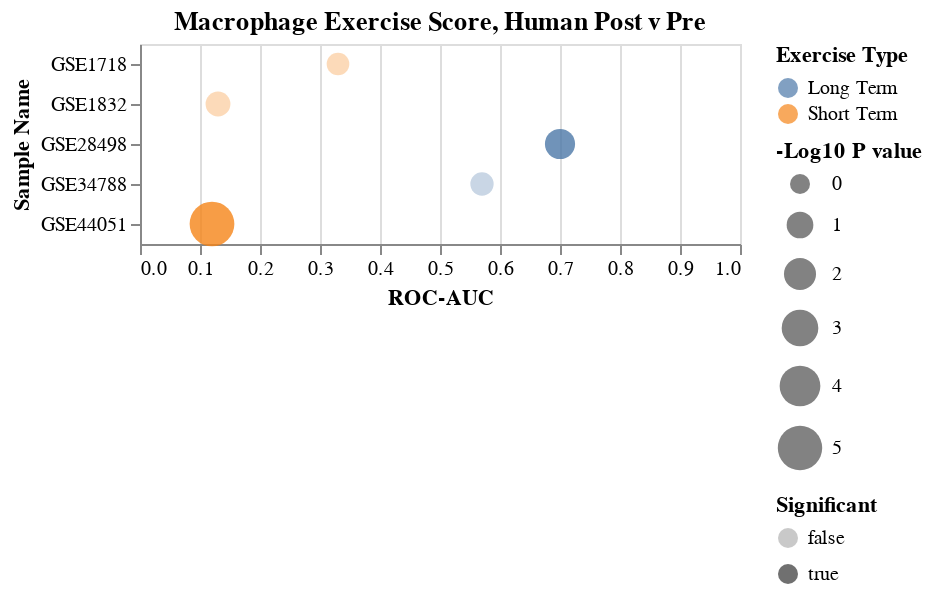

Notebook source saved alongside this figure:
### Markdown cell above
## Figure 4 C

### Code cell
humanDf=['GSE1718','GSE1832','GSE28498','GSE34788','GSE44051']
saveName='MacrophageExerciseDotPlot_Human_log10Pval.svg'
title='Macrophage Exercise Score, Human Post v Pre'
save=True
dfIn=df.loc[humanDf]

chart=makeDotPlot(dfIn,saveName=saveName,title=title,rev=False,save=save)
chart

### Figure 1 — Vega-Lite specification as saved in the notebook (floating-point values rounded to 4 significant figures)
{"config": {"view": {"continuousWidth": 300, "continuousHeight": 300}}, "data": {"name": "data-33f3d92a810b59130e9770045fe192d6"}, "mark": {"type": "circle"}, "encoding": {"color": {"field": "Exercise Type", "type": "nominal"}, "opacity": {"field": "Significant", "type": "nominal"}, "size": {"field": "-Log10 P value", "scale": {"range": [100, 500], "reverse": false}, "type": "quantitative"}, "x": {"field": "ROC-AUC", "scale": {"domain": [0, 1]}, "type": "quantitative"}, "y": {"field": "Sample Name", "type": "nominal"}}, "title": "Macrophage Exercise Score, Human Post v Pre", "$schema": "https://vega.github.io/schema/vega-lite/v5.8.0.json", "datasets": {"data-33f3d92a810b59130e9770045fe192d6": [{"Sample Name": "GSE1718", "Num Samples": 6, "ROC-AUC": 0.33, "Pval": 0.435, "Exercise Type": "Short Term", "-Log10 P value": 0.3615, "Significant": false}, {"Sample Name": "GSE1832", "Num Samples": 8, "ROC-AUC": 0.13, "Pval": 0.203, "Exercise Type": "Short Term", "-Log10 P value": 0.6925, "Significant": false}, {"Sample Name": "GSE28498", "Num Samples": 38, "ROC-AUC": 0.7, "Pval": 0.0242, "Exercise Type": "Long Term", "-Log10 P value": 1.616, "Significant": true}, {"Sample Name": "GSE34788", "Num Samples": 60, "ROC-AUC": 0.57, "Pval": 0.351, "Exercise Type": "Long Term", "-Log10 P value": 0.4547, "Significant": false}, {"Sample Name": "GSE44051", "Num Samples": 48, "ROC-AUC": 0.12, "Pval": 8.17e-06, "Exercise Type": "Short Term", "-Log10 P value": 5.088, "Significant": true}]}}
